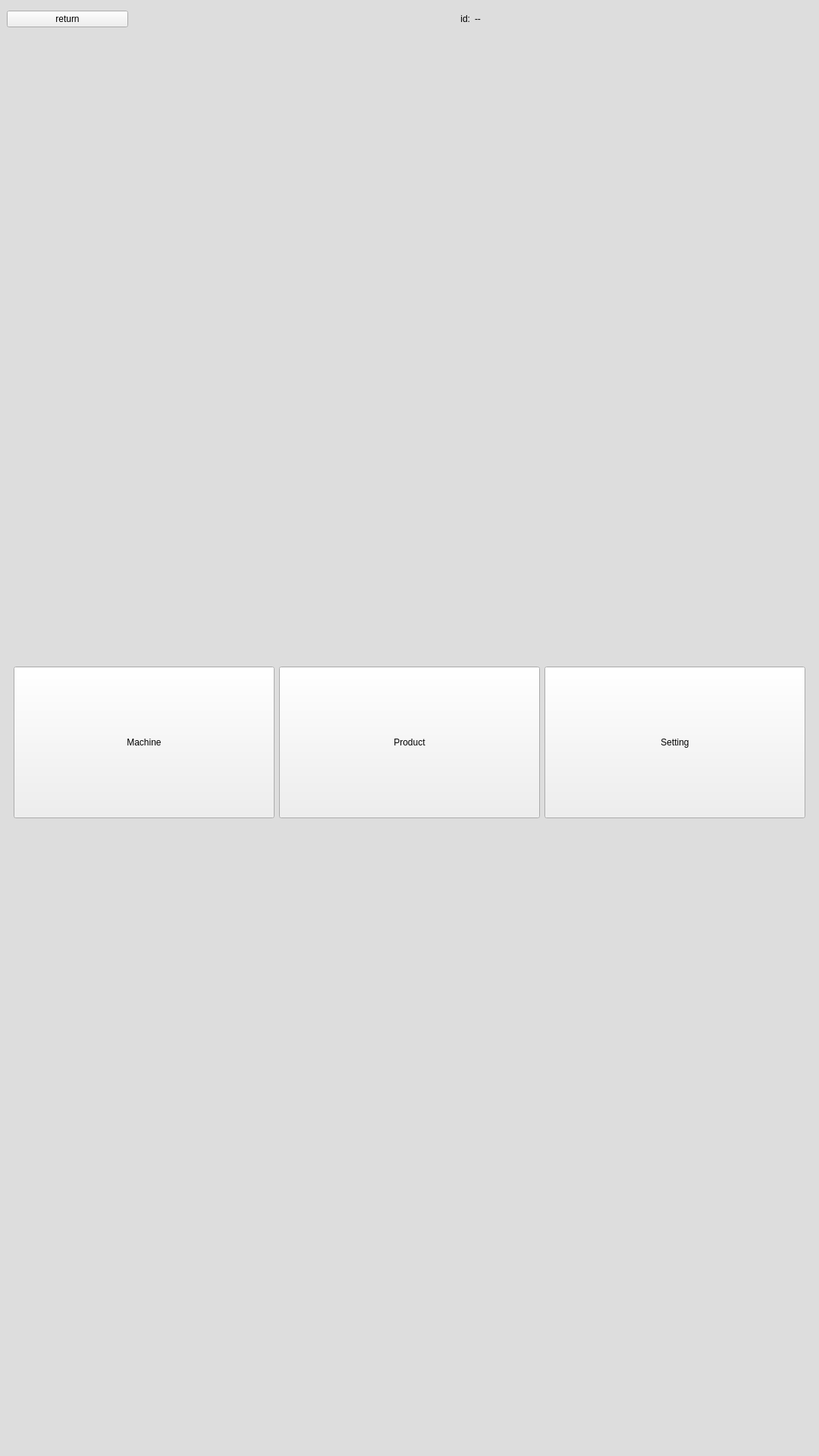
<?xml version="1.0" encoding="UTF-8"?>
<ui version="4.0">
 <class>StageManager</class>
 <widget class="QWidget" name="StageManager">
  <property name="geometry">
   <rect>
    <x>0</x>
    <y>0</y>
    <width>1080</width>
    <height>1920</height>
   </rect>
  </property>
  <property name="windowTitle">
   <string>Form</string>
  </property>
  <layout class="QGridLayout" name="gridLayout">
   <property name="leftMargin">
    <number>0</number>
   </property>
   <property name="topMargin">
    <number>0</number>
   </property>
   <property name="rightMargin">
    <number>0</number>
   </property>
   <property name="bottomMargin">
    <number>0</number>
   </property>
   <property name="spacing">
    <number>0</number>
   </property>
   <item row="0" column="0" colspan="2">
    <widget class="QWidget" name="wBg" native="true">
     <property name="styleSheet">
      <string notr="true">QWidget#wBg{background-color: rgb(221, 221, 221);}
</string>
     </property>
     <layout class="QGridLayout" name="gridLayout_2">
      <item row="0" column="0">
       <widget class="QPushButton" name="pushButton">
        <property name="maximumSize">
         <size>
          <width>160</width>
          <height>16777215</height>
         </size>
        </property>
        <property name="text">
         <string>return</string>
        </property>
       </widget>
      </item>
      <item row="0" column="1">
       <widget class="QWidget" name="widget_2" native="true">
        <layout class="QHBoxLayout" name="horizontalLayout">
         <item>
          <widget class="QLabel" name="label">
           <property name="text">
            <string>id:</string>
           </property>
           <property name="alignment">
            <set>Qt::AlignRight|Qt::AlignTrailing|Qt::AlignVCenter</set>
           </property>
          </widget>
         </item>
         <item>
          <widget class="QLabel" name="label_2">
           <property name="text">
            <string>--</string>
           </property>
          </widget>
         </item>
        </layout>
       </widget>
      </item>
      <item row="1" column="0" colspan="2">
       <widget class="QWidget" name="widget" native="true">
        <layout class="QHBoxLayout" name="horizontalLayout_2">
         <item>
          <widget class="QPushButton" name="pushButton_3">
           <property name="sizePolicy">
            <sizepolicy hsizetype="Minimum" vsizetype="Minimum">
             <horstretch>0</horstretch>
             <verstretch>0</verstretch>
            </sizepolicy>
           </property>
           <property name="minimumSize">
            <size>
             <width>100</width>
             <height>100</height>
            </size>
           </property>
           <property name="maximumSize">
            <size>
             <width>400</width>
             <height>200</height>
            </size>
           </property>
           <property name="text">
            <string>Machine</string>
           </property>
          </widget>
         </item>
         <item>
          <widget class="QPushButton" name="pushButton_2">
           <property name="minimumSize">
            <size>
             <width>100</width>
             <height>100</height>
            </size>
           </property>
           <property name="maximumSize">
            <size>
             <width>400</width>
             <height>200</height>
            </size>
           </property>
           <property name="text">
            <string>Product</string>
           </property>
          </widget>
         </item>
         <item>
          <widget class="QPushButton" name="pushButton_4">
           <property name="minimumSize">
            <size>
             <width>100</width>
             <height>100</height>
            </size>
           </property>
           <property name="maximumSize">
            <size>
             <width>400</width>
             <height>200</height>
            </size>
           </property>
           <property name="text">
            <string>Setting</string>
           </property>
          </widget>
         </item>
        </layout>
       </widget>
      </item>
     </layout>
    </widget>
   </item>
  </layout>
 </widget>
 <resources/>
 <connections/>
</ui>
